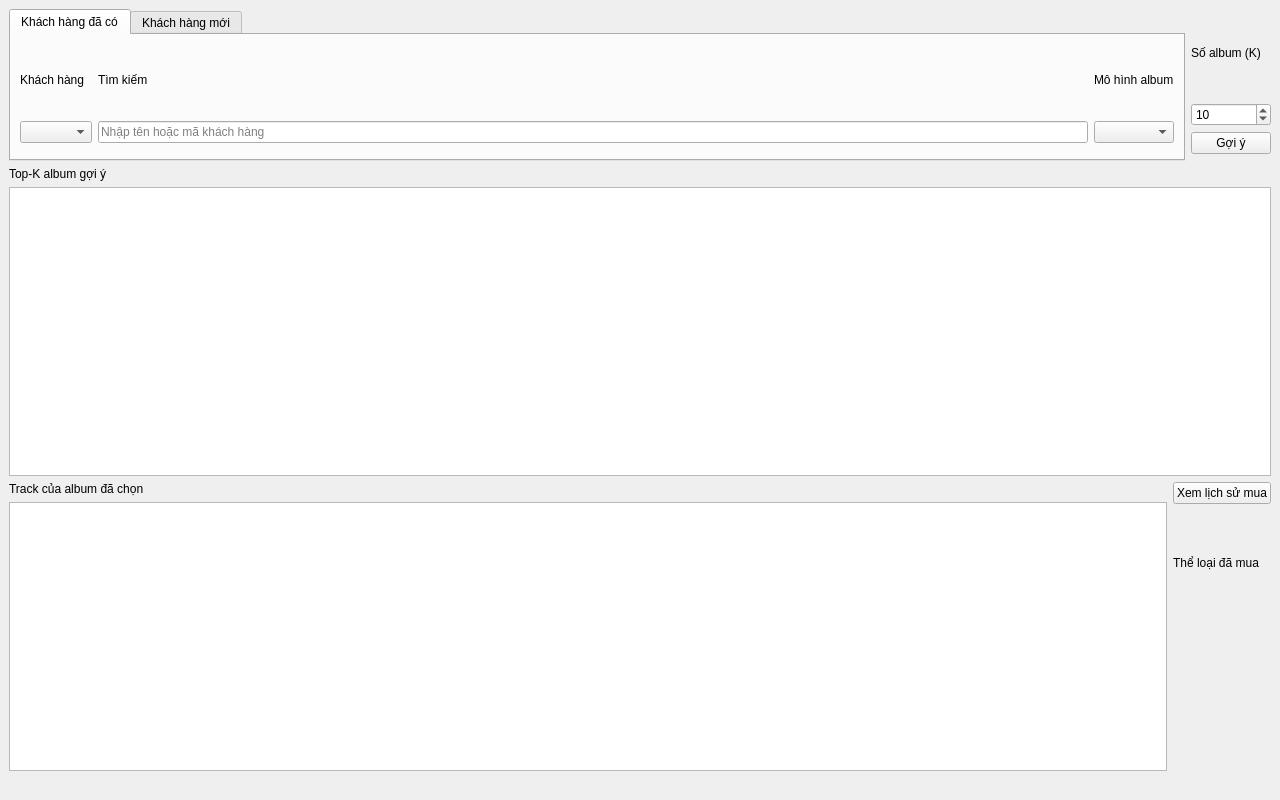
<?xml version="1.0" encoding="UTF-8"?>
<ui version="4.0">
 <class>MainWindow</class>
 <widget class="QMainWindow" name="MainWindow">
  <property name="geometry">
   <rect>
    <x>0</x>
    <y>0</y>
    <width>1280</width>
    <height>800</height>
   </rect>
  </property>
  <property name="windowTitle">
   <string>Gợi ý album cho khách hàng</string>
  </property>
  <widget class="QWidget" name="centralwidget">
   <layout class="QVBoxLayout" name="verticalLayoutMain">
    <item>
     <layout class="QHBoxLayout" name="horizontalLayoutTop">
      <item>
       <widget class="QTabWidget" name="tabCustomer">
        <property name="sizePolicy">
         <sizepolicy hsizetype="Expanding" vsizetype="Maximum">
          <horstretch>0</horstretch>
          <verstretch>0</verstretch>
         </sizepolicy>
        </property>
        <property name="maximumSize">
         <size>
          <width>16777215</width>
          <height>170</height>
         </size>
        </property>
        <property name="currentIndex">
         <number>0</number>
        </property>
        <widget class="QWidget" name="tabExisting">
         <attribute name="title">
          <string>Khách hàng đã có</string>
         </attribute>
         <layout class="QGridLayout" name="gridLayoutExisting">
          <item row="0" column="0">
           <widget class="QLabel" name="lblCustomerTitle">
            <property name="text">
             <string>Khách hàng</string>
            </property>
           </widget>
          </item>
          <item row="0" column="1">
           <widget class="QLabel" name="lblSearchTitle">
            <property name="text">
             <string>Tìm kiếm</string>
            </property>
           </widget>
          </item>
          <item row="0" column="2">
           <widget class="QLabel" name="lblModelTitle">
            <property name="text">
             <string>Mô hình album</string>
            </property>
           </widget>
          </item>
          <item row="1" column="0">
           <widget class="QComboBox" name="cbCustomer"/>
          </item>
          <item row="1" column="1">
           <widget class="QLineEdit" name="txtSearch">
            <property name="placeholderText">
             <string>Nhập tên hoặc mã khách hàng</string>
            </property>
           </widget>
          </item>
          <item row="1" column="2">
           <widget class="QComboBox" name="cbModel"/>
          </item>
          <item row="2" column="0" colspan="3">
           <spacer name="verticalSpacerExisting">
            <property name="orientation">
             <enum>Qt::Vertical</enum>
            </property>
           </spacer>
          </item>
         </layout>
        </widget>
        <widget class="QWidget" name="tabNew">
         <attribute name="title">
          <string>Khách hàng mới</string>
         </attribute>
         <layout class="QHBoxLayout" name="horizontalLayoutNew">
          <item>
           <widget class="QGroupBox" name="groupCountry">
            <property name="title">
             <string>Quốc gia</string>
            </property>
            <layout class="QVBoxLayout" name="verticalLayoutCountry">
             <item>
              <widget class="QComboBox" name="cbCountry"/>
             </item>
             <item>
              <widget class="QLabel" name="lblNewHint">
               <property name="wordWrap">
                <bool>true</bool>
               </property>
               <property name="text">
                <string>Gợi ý theo độ phổ biến, không cá nhân hóa.</string>
               </property>
              </widget>
             </item>
             <item>
              <spacer name="verticalSpacerNew">
               <property name="orientation">
                <enum>Qt::Vertical</enum>
               </property>
              </spacer>
             </item>
            </layout>
           </widget>
          </item>
          <item>
           <widget class="QGroupBox" name="groupGenres">
            <property name="title">
             <string>Thể loại yêu thích (chọn nhiều)</string>
            </property>
            <layout class="QVBoxLayout" name="verticalLayoutGenres">
             <item>
              <widget class="CheckComboBox" name="cbGenres"/>
             </item>
             <item>
              <layout class="QHBoxLayout" name="horizontalLayoutGenreButtons">
               <item>
                <widget class="QPushButton" name="btnSelectAllGenres">
                 <property name="text">
                  <string>Chọn tất cả</string>
                 </property>
                </widget>
               </item>
               <item>
                <widget class="QPushButton" name="btnClearGenres">
                 <property name="text">
                  <string>Xóa hết</string>
                 </property>
                </widget>
               </item>
               <item>
                <spacer name="horizontalSpacerGenres">
                 <property name="orientation">
                  <enum>Qt::Horizontal</enum>
                 </property>
                </spacer>
               </item>
              </layout>
             </item>
             <item>
              <spacer name="verticalSpacerGenres">
               <property name="orientation">
                <enum>Qt::Vertical</enum>
               </property>
              </spacer>
             </item>
            </layout>
           </widget>
          </item>
         </layout>
        </widget>
       </widget>
      </item>
      <item>
       <layout class="QVBoxLayout" name="verticalLayoutButton">
        <item>
         <widget class="QLabel" name="lblKTitle">
          <property name="text">
           <string>Số album (K)</string>
          </property>
         </widget>
        </item>
        <item>
         <widget class="QSpinBox" name="spinK">
          <property name="minimum">
           <number>1</number>
          </property>
          <property name="maximum">
           <number>20</number>
          </property>
          <property name="value">
           <number>10</number>
          </property>
         </widget>
        </item>
        <item>
         <widget class="QPushButton" name="btnRecommend">
          <property name="text">
           <string>Gợi ý</string>
          </property>
         </widget>
        </item>
        <item>
         <spacer name="verticalSpacerButton">
          <property name="orientation">
           <enum>Qt::Vertical</enum>
          </property>
         </spacer>
        </item>
       </layout>
      </item>
     </layout>
    </item>
    <item>
     <layout class="QVBoxLayout" name="verticalLayoutResults">
      <item>
       <widget class="QLabel" name="lblRecommendTitle">
        <property name="text">
         <string>Top-K album gợi ý</string>
        </property>
       </widget>
      </item>
      <item>
       <widget class="QTableWidget" name="tableRecommend"/>
      </item>
      <item>
       <layout class="QHBoxLayout" name="horizontalLayoutBottom">
        <item>
         <layout class="QVBoxLayout" name="verticalLayoutLeft">
          <item>
           <widget class="QLabel" name="lblTracksTitle">
            <property name="text">
             <string>Track của album đã chọn</string>
            </property>
           </widget>
          </item>
          <item>
           <widget class="QTableWidget" name="tableTracks"/>
          </item>
         </layout>
        </item>
        <item>
         <layout class="QVBoxLayout" name="verticalLayoutRight">
          <item>
           <widget class="QPushButton" name="btnHistory">
            <property name="text">
             <string>Xem lịch sử mua</string>
            </property>
           </widget>
          </item>
          <item>
           <widget class="QLabel" name="lblChartTitle">
            <property name="text">
             <string>Thể loại đã mua</string>
            </property>
           </widget>
          </item>
          <item>
           <widget class="QWidget" name="chartHost" native="true">
            <property name="minimumSize">
             <size>
              <width>0</width>
              <height>150</height>
             </size>
            </property>
            <layout class="QVBoxLayout" name="verticalLayoutChart"/>
           </widget>
          </item>
         </layout>
        </item>
       </layout>
      </item>
     </layout>
    </item>
    <item>
     <widget class="QLabel" name="lblStatus">
      <property name="text">
       <string/>
      </property>
     </widget>
    </item>
   </layout>
  </widget>
 </widget>
 <customwidgets>
  <customwidget>
   <class>CheckComboBox</class>
   <extends>QComboBox</extends>
   <header>ui.widgets</header>
  </customwidget>
 </customwidgets>
 <resources/>
 <connections/>
</ui>
